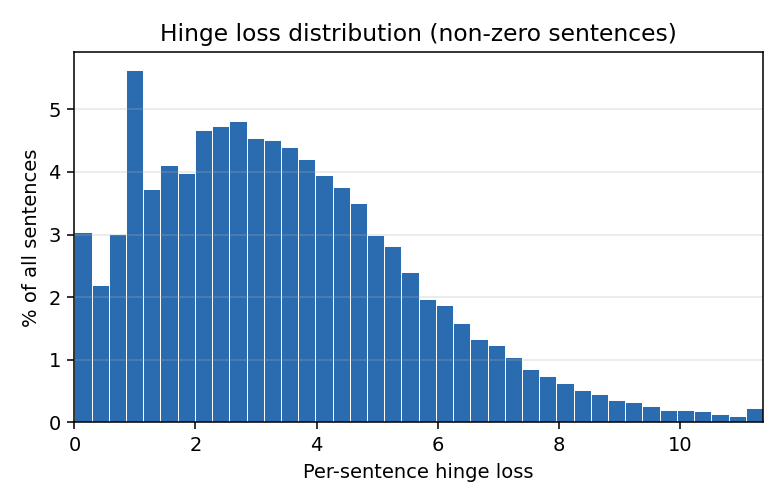

Source code (Python):
#!/usr/bin/env python3
"""hinge_histogram.py -- distribution of per-sentence hinge loss.

train.py logs only the mean loss and the fraction of sentences with a non-zero
hinge (90.6% at the end of training). That single number hides the shape: a
corpus where every sentence misses by a hair is a very different problem from
one where a tenth of them miss catastrophically. This recomputes the per-
sentence hinge with the trained model and plots how it breaks down.

Sentences with hinge exactly 0 are the ones the model already gets right by
more than the margin; they are reported as a number rather than drawn, because
a spike at 0 would swamp every other bar.

Usage:
    python hinge_histogram.py --model model_biaffine.npz --split train
"""

import argparse
import json

import numpy as np
import torch

import matplotlib
matplotlib.use("Agg")
import matplotlib.pyplot as plt

from dataset import LatticeStore, collate, FEAT_DIM
from model import BiaffineEdgeScorer
from train import to_torch, batches
from viterbi import viterbi, path_score, gold_score


@torch.no_grad()
def hinge_values(model, store, ids, dev, margin, batch_size=128):
    out = []
    for chunk in batches(ids, batch_size, shuffle=False):
        b = collate(store, chunk)
        t = to_torch(b, dev)
        w = model(t["feats"], t["src"], t["dst"])
        cost = margin * (~t["gold_node"][t["dst"]]).to(w.dtype)
        pe, pmask, _ = viterbi(t, w + cost)
        s_pred = path_score(w, pe, pmask)
        hamming = (cost[pe] * pmask.to(w.dtype)).sum(-1)
        s_gold = gold_score(w, t["gold_edge"], t["gold_edge_ptr"], len(chunk))
        out.append(torch.relu(hamming + s_pred - s_gold).cpu().numpy())
    return np.concatenate(out)


def main():
    ap = argparse.ArgumentParser()
    ap.add_argument("--cache", default="./cache")
    ap.add_argument("--model", default="model_biaffine.npz")
    ap.add_argument("--split", default="train")
    ap.add_argument("--margin", type=float, default=1.0)
    ap.add_argument("--bins", type=int, default=40)
    ap.add_argument("--png", default="hinge_histogram.png")
    ap.add_argument("--stats", default="hinge_stats.json")
    args = ap.parse_args()

    dev = torch.device("cpu")
    store = LatticeStore(args.cache)
    ids = store.trainable(args.split)

    m = np.load(args.model)
    model = BiaffineEdgeScorer(int(m["feat_dim"]), int(m["hidden"])).to(dev)
    with torch.no_grad():
        model.src_proj.weight.copy_(torch.as_tensor(m["src_proj"]))
        model.dst_proj.weight.copy_(torch.as_tensor(m["dst_proj"]))
        model.bias.copy_(torch.as_tensor(m["bias"]).reshape(1))
    model.eval()

    h = hinge_values(model, store, ids, dev, args.margin)
    n = len(h)
    zero = h == 0.0
    nz = h[~zero]
    pct = lambda x: 100.0 * x / n

    stats = {
        "split": args.split, "n_sentences": int(n),
        "pct_zero": pct(int(zero.sum())),
        "pct_nonzero": pct(int((~zero).sum())),
        "mean_all": float(h.mean()), "mean_nonzero": float(nz.mean()),
        "median_nonzero": float(np.median(nz)), "max": float(h.max()),
    }
    for p in (25, 50, 75, 90, 95, 99):
        stats[f"p{p}_nonzero"] = float(np.percentile(nz, p))
    # How much of the total loss comes from the worst decile?
    order = np.sort(h)[::-1]
    stats["pct_of_loss_from_worst_10pct"] = float(
        100.0 * order[: max(1, n // 10)].sum() / order.sum())

    with open(args.stats, "w") as f:
        json.dump(stats, f, indent=2)

    # ---- plot ----------------------------------------------------------
    # y is % of ALL sentences, so the drawn bars sum to pct_nonzero and the
    # reader can compare against the zero bucket quoted in the caption.
    plt.figure(figsize=(5.6, 3.6))
    hi = float(np.percentile(nz, 99.5))
    counts, edges = np.histogram(nz, bins=args.bins, range=(0.0, hi))
    widths = np.diff(edges)
    plt.bar(edges[:-1], 100.0 * counts / n, width=widths, align="edge",
            color="#2b6cb0", edgecolor="white", linewidth=0.5)
    plt.xlabel("Per-sentence hinge loss")
    plt.ylabel("% of all sentences")
    plt.title("Hinge loss distribution (non-zero sentences)")
    plt.xlim(0, hi)
    plt.ylim(0, None)
    plt.grid(True, alpha=0.3, axis="y")
    plt.tight_layout()
    plt.savefig(args.png, dpi=140)
    plt.close()

    print(f"wrote {args.png} and {args.stats}")
    print(f"  {n} sentences ({args.split})")
    print(f"  zero hinge     : {stats['pct_zero']:.1f}%")
    print(f"  non-zero hinge : {stats['pct_nonzero']:.1f}%")
    print(f"  non-zero median{stats['median_nonzero']:>8.3f}   "
          f"mean {stats['mean_nonzero']:.3f}   max {stats['max']:.3f}")
    for p in (25, 50, 75, 90, 95, 99):
        print(f"  p{p:<3} (non-zero): {stats[f'p{p}_nonzero']:.3f}")
    print(f"  worst 10% of sentences carry "
          f"{stats['pct_of_loss_from_worst_10pct']:.1f}% of total loss")


if __name__ == "__main__":
    main()
